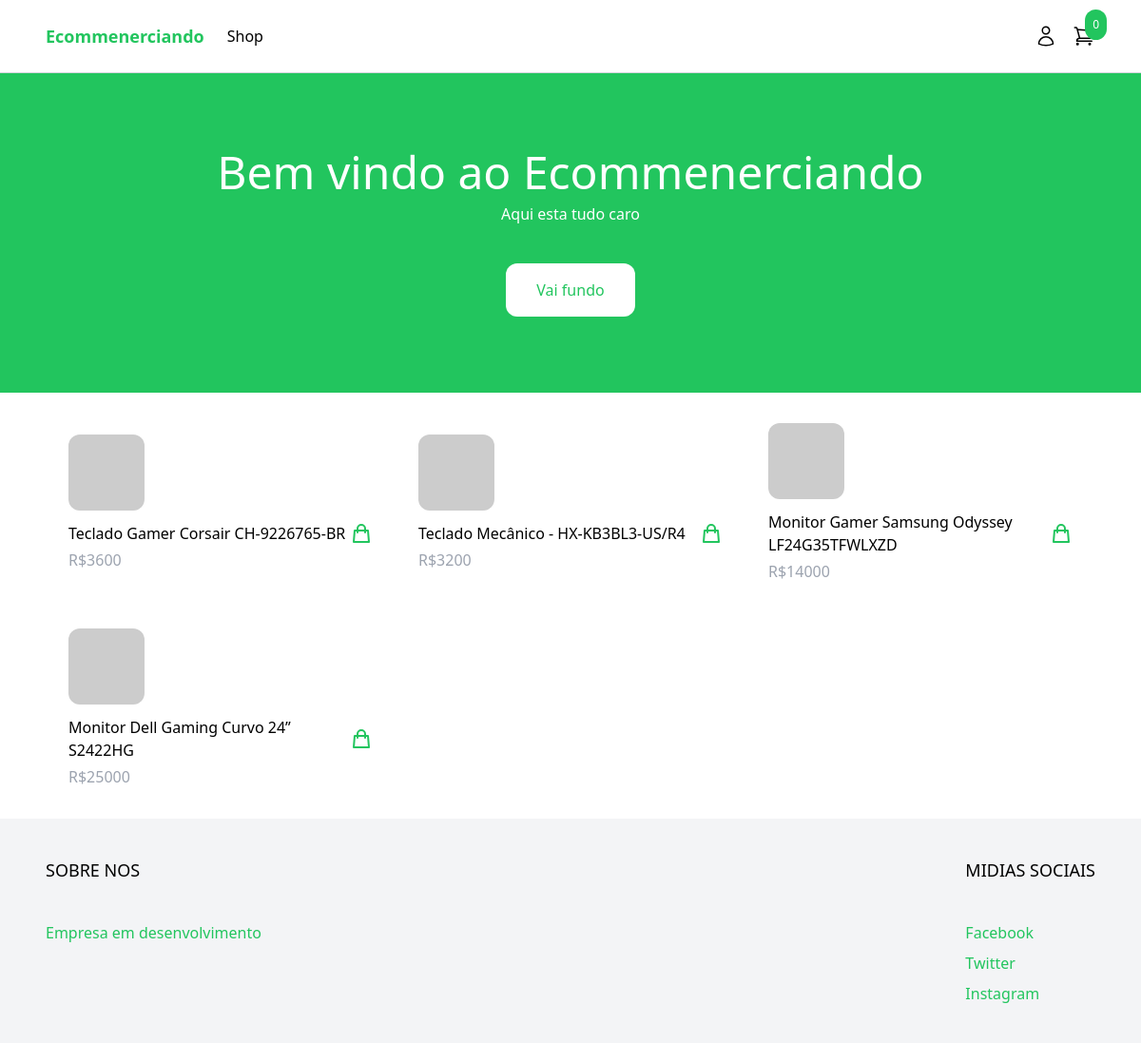
The app's page /, older data.
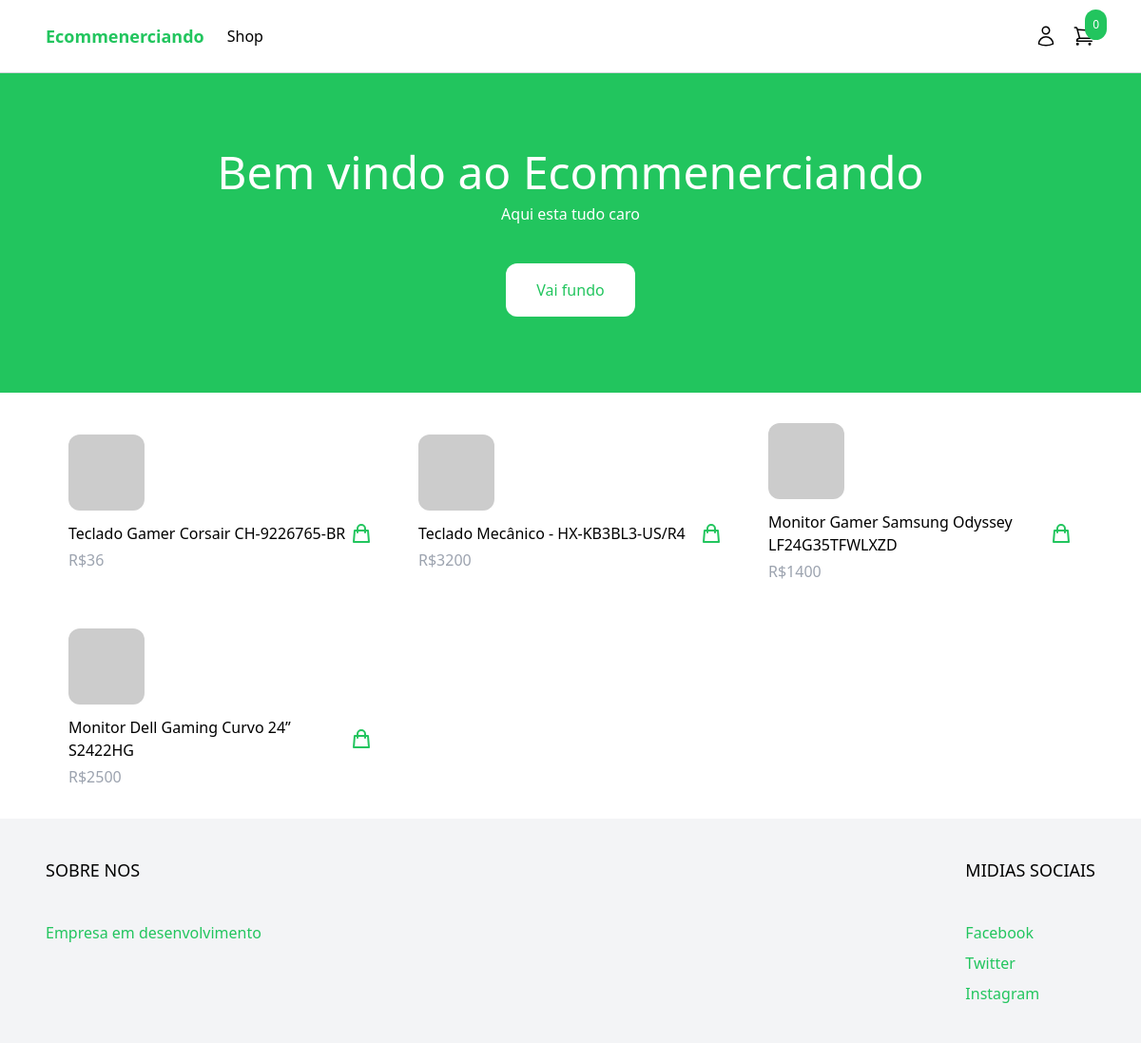
The same page, newer data.
### produtos/models.py (models this page shows, shortened)
class Produto(models.Model):
    categoria = models.ForeignKey(Categoria, related_name='produto', on_delete=models.CASCADE)
    name = models.CharField(max_length=255)
    slug = models.SlugField()
    description = models.TextField(blank=True, null=True)
    price = models.IntegerField()
    created_at = models.DateTimeField(auto_now_add =True)
    image = models.ImageField(upload_to='uploads/', blank=True, null=True)
    thumbnail = models.ImageField(upload_to='uploads/', blank=True, null=True)
    class Meta:
        ordering = ('-created_at',)
    def get_valor(self):
        return self.price
    def get_thumbnail(self):
        if self.thumbnail:
            return self.thumbnail.url
        else:
            if self.image:
                self.thumbnail = self.fazer_thumbnail(self.image)
                self.save()
                return self.thumbnail.url
            else:
                return 'https://via.placeholder.com/240x240x.jpg'

### EcommerceApp/views.py (the view)
# urls.py: 2. Add a URL to urlpatterns:  path('', views.home, name='home')
def home(request):
    Produtos = Produto.objects.all()[0:4]
    return render(request,'home/index.html',{'Produtos':Produtos})

### carrinho/carrinho.py (called while the page is built)
    def __len__(self):
        return sum(item['quantity'] for item in self.carrinho.values())

### carrinho/processamento.py (called while the page is built)
def carrinho(request):
    return{'carrinho': Carrinho(request)}

### EcommerceApp/templates/home/index.html
{% extends 'home/base.html' %}
{% block content %}
<header class="px-6 py-10 lg:py-20 bg-green-500">
    <div class="max-w-3xl mx-auto text-center">
        <p class="mb-2 text-3xl lg:text-5xl text-white">Bem vindo ao Ecommenerciando</p>
        <p class="mb-10 text-white">Aqui esta tudo caro</p>
        <a href="#" class="inline-block px-8 py-4 rounded-xl bg-white text-green-500 hover:bg-gray-200">Vai fundo</a>
    </div>
</header>
<div class="max-w-6xl mx-auto py-2 px-6 xl:px-0">
    <div class="products flex items-center flex-wrap">
        {% for Produtos in Produtos %}
            {% include 'produtos/vitrine/lista_de_produtos.html' %}
        {% endfor %}
    </div>
</div>
{% endblock %}

### produtos/templates/produtos/vitrine/lista_de_produtos.html
<div class="w-full md:w-1/3 xl:w-1/4 p-6">
    <a href="{% url 'produtos' Produtos.slug %}">
        <img src="{{ Produtos.get_thumbnail }}" class="rounded-xl hover:shadow-lg">
    </a>
    <div class="pt-3 flex items-center justify-between">
        <a href="{% url 'produtos' Produtos.slug %}">{{ Produtos.name }}</a>
        <a
            href="#"
            hx-get="{% url 'add_to_carrinho' Produtos.id %}"
            hx-target="#menu-carrinho-button"
            class="text-green-500 hover:text-green-800"
            hx-swap="outerHTML"
        >
            <svg xmlns="http://www.w3.org/2000/svg" class="h-6 w-6" fill="none" viewBox="0 0 24 24" stroke="currentColor">
                <path stroke-linecap="round" stroke-linejoin="round" stroke-width="2" d="M16 11V7a4 4 0 00-8 0v4M5 9h14l1 12H4L5 9z" />
            </svg>
        </a>
    </div>
    <p class="pt-1 text-gray-400">R${{ Produtos.get_valor }}</p>
</div>

Row changes from the older to the newer data that the page shows:
changed Produto "Teclado Gamer Corsair CH-9226765-BR": get_valor "3600" → "36"
changed Produto "Monitor Gamer Samsung Odyssey LF24G35TFWLXZD": get_valor "14000" → "1400"
changed Produto "Monitor Dell Gaming Curvo 24” S2422HG": get_valor "25000" → "2500"
